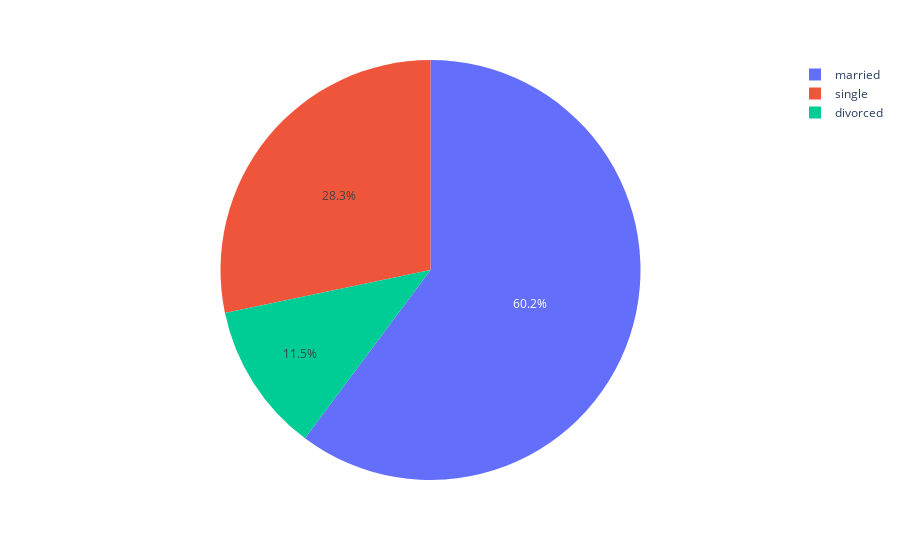

This figure's notebook cell:
### Code cell
labels = data['marital'].value_counts().index
values = data['marital'].value_counts().values

fig = px.pie(data, values= values, names= labels)
fig.update_traces(textposition='inside')
fig.update_layout(uniformtext_minsize=12, uniformtext_mode='show')
fig.show()

### Figure 1 — Plotly figure (JSON) as saved in the notebook; plotly's stock layout.template omitted (floating-point values rounded to 4 significant figures)
{"data": [{"domain": {"x": [0, 1], "y": [0, 1]}, "hovertemplate": "label=%{label}<br>value=%{value}<extra></extra>", "labels": ["married", "single", "divorced"], "legendgroup": "", "name": "", "showlegend": true, "textposition": "inside", "type": "pie", "values": [27203, 12780, 5207]}], "layout": {"legend": {"tracegroupgap": 0}, "margin": {"t": 60}, "uniformtext": {"minsize": 12, "mode": "show"}}}
